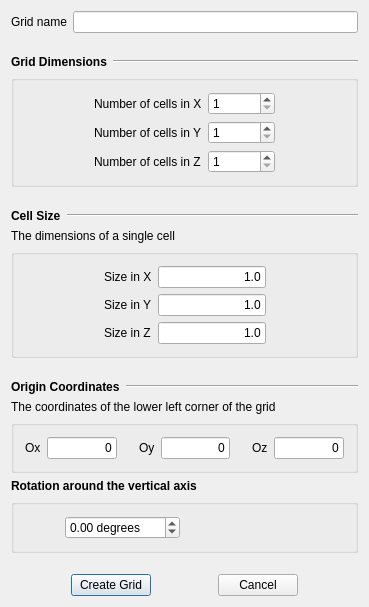
<?xml version="1.0" encoding="UTF-8"?>
<ui version="4.0">
 <class>NewCartesianGridDialogBase</class>
 <widget class="QDialog" name="NewCartesianGridDialogBase">
  <property name="geometry">
   <rect>
    <x>0</x>
    <y>0</y>
    <width>369</width>
    <height>607</height>
   </rect>
  </property>
  <property name="windowTitle">
   <string>Form1</string>
  </property>
  <layout class="QVBoxLayout" name="verticalLayout">
   <item>
    <layout class="QHBoxLayout">
     <property name="spacing">
      <number>6</number>
     </property>
     <property name="margin">
      <number>0</number>
     </property>
     <item>
      <widget class="QLabel" name="TextLabel4_4">
       <property name="sizePolicy">
        <sizepolicy hsizetype="Fixed" vsizetype="Preferred">
         <horstretch>0</horstretch>
         <verstretch>0</verstretch>
        </sizepolicy>
       </property>
       <property name="text">
        <string>Grid name</string>
       </property>
       <property name="wordWrap">
        <bool>false</bool>
       </property>
      </widget>
     </item>
     <item>
      <widget class="QLineEdit" name="name_">
       <property name="toolTip">
        <string>name of new grid</string>
       </property>
      </widget>
     </item>
    </layout>
   </item>
   <item>
    <spacer name="Spacer6">
     <property name="orientation">
      <enum>Qt::Vertical</enum>
     </property>
     <property name="sizeType">
      <enum>QSizePolicy::Fixed</enum>
     </property>
     <property name="sizeHint" stdset="0">
      <size>
       <width>20</width>
       <height>16</height>
      </size>
     </property>
    </spacer>
   </item>
   <item>
    <layout class="QHBoxLayout">
     <property name="spacing">
      <number>6</number>
     </property>
     <property name="margin">
      <number>0</number>
     </property>
     <item>
      <widget class="QLabel" name="TextLabel1">
       <property name="sizePolicy">
        <sizepolicy hsizetype="Fixed" vsizetype="Fixed">
         <horstretch>0</horstretch>
         <verstretch>0</verstretch>
        </sizepolicy>
       </property>
       <property name="font">
        <font>
         <weight>75</weight>
         <bold>true</bold>
        </font>
       </property>
       <property name="text">
        <string>Grid Dimensions</string>
       </property>
       <property name="wordWrap">
        <bool>false</bool>
       </property>
      </widget>
     </item>
     <item>
      <widget class="Line" name="Line1">
       <property name="sizePolicy">
        <sizepolicy hsizetype="Minimum" vsizetype="Fixed">
         <horstretch>0</horstretch>
         <verstretch>0</verstretch>
        </sizepolicy>
       </property>
       <property name="frameShape">
        <enum>QFrame::HLine</enum>
       </property>
       <property name="frameShadow">
        <enum>QFrame::Sunken</enum>
       </property>
      </widget>
     </item>
    </layout>
   </item>
   <item>
    <widget class="QGroupBox" name="GroupBox1">
     <property name="maximumSize">
      <size>
       <width>32767</width>
       <height>120</height>
      </size>
     </property>
     <property name="title">
      <string/>
     </property>
     <layout class="QHBoxLayout">
      <property name="spacing">
       <number>6</number>
      </property>
      <property name="margin">
       <number>11</number>
      </property>
      <item>
       <spacer name="Spacer9">
        <property name="orientation">
         <enum>Qt::Horizontal</enum>
        </property>
        <property name="sizeType">
         <enum>QSizePolicy::Expanding</enum>
        </property>
        <property name="sizeHint" stdset="0">
         <size>
          <width>20</width>
          <height>0</height>
         </size>
        </property>
       </spacer>
      </item>
      <item>
       <layout class="QGridLayout">
        <property name="margin">
         <number>0</number>
        </property>
        <property name="spacing">
         <number>6</number>
        </property>
        <item row="0" column="0">
         <widget class="QLabel" name="TextLabel4">
          <property name="sizePolicy">
           <sizepolicy hsizetype="Fixed" vsizetype="Preferred">
            <horstretch>0</horstretch>
            <verstretch>0</verstretch>
           </sizepolicy>
          </property>
          <property name="text">
           <string>Number of cells in X</string>
          </property>
          <property name="wordWrap">
           <bool>false</bool>
          </property>
         </widget>
        </item>
        <item row="1" column="1">
         <widget class="QSpinBox" name="ny_">
          <property name="sizePolicy">
           <sizepolicy hsizetype="Maximum" vsizetype="Fixed">
            <horstretch>0</horstretch>
            <verstretch>0</verstretch>
           </sizepolicy>
          </property>
          <property name="maximumSize">
           <size>
            <width>80</width>
            <height>32767</height>
           </size>
          </property>
          <property name="minimum">
           <number>1</number>
          </property>
          <property name="maximum">
           <number>1000000000</number>
          </property>
         </widget>
        </item>
        <item row="2" column="1">
         <widget class="QSpinBox" name="nz_">
          <property name="sizePolicy">
           <sizepolicy hsizetype="Maximum" vsizetype="Fixed">
            <horstretch>0</horstretch>
            <verstretch>0</verstretch>
           </sizepolicy>
          </property>
          <property name="maximumSize">
           <size>
            <width>80</width>
            <height>32767</height>
           </size>
          </property>
          <property name="minimum">
           <number>1</number>
          </property>
          <property name="maximum">
           <number>1000000000</number>
          </property>
         </widget>
        </item>
        <item row="1" column="0">
         <widget class="QLabel" name="TextLabel4_2">
          <property name="sizePolicy">
           <sizepolicy hsizetype="Fixed" vsizetype="Preferred">
            <horstretch>0</horstretch>
            <verstretch>0</verstretch>
           </sizepolicy>
          </property>
          <property name="text">
           <string>Number of cells in Y</string>
          </property>
          <property name="wordWrap">
           <bool>false</bool>
          </property>
         </widget>
        </item>
        <item row="0" column="1">
         <widget class="QSpinBox" name="nx_">
          <property name="sizePolicy">
           <sizepolicy hsizetype="Maximum" vsizetype="Fixed">
            <horstretch>0</horstretch>
            <verstretch>0</verstretch>
           </sizepolicy>
          </property>
          <property name="maximumSize">
           <size>
            <width>80</width>
            <height>32767</height>
           </size>
          </property>
          <property name="minimum">
           <number>1</number>
          </property>
          <property name="maximum">
           <number>100000000</number>
          </property>
         </widget>
        </item>
        <item row="2" column="0">
         <widget class="QLabel" name="TextLabel4_3">
          <property name="sizePolicy">
           <sizepolicy hsizetype="Fixed" vsizetype="Preferred">
            <horstretch>0</horstretch>
            <verstretch>0</verstretch>
           </sizepolicy>
          </property>
          <property name="text">
           <string>Number of cells in Z</string>
          </property>
          <property name="wordWrap">
           <bool>false</bool>
          </property>
         </widget>
        </item>
       </layout>
      </item>
      <item>
       <spacer name="Spacer8">
        <property name="orientation">
         <enum>Qt::Horizontal</enum>
        </property>
        <property name="sizeType">
         <enum>QSizePolicy::Expanding</enum>
        </property>
        <property name="sizeHint" stdset="0">
         <size>
          <width>20</width>
          <height>0</height>
         </size>
        </property>
       </spacer>
      </item>
     </layout>
    </widget>
   </item>
   <item>
    <spacer name="Spacer14_2">
     <property name="orientation">
      <enum>Qt::Vertical</enum>
     </property>
     <property name="sizeType">
      <enum>QSizePolicy::Fixed</enum>
     </property>
     <property name="sizeHint" stdset="0">
      <size>
       <width>20</width>
       <height>16</height>
      </size>
     </property>
    </spacer>
   </item>
   <item>
    <layout class="QHBoxLayout">
     <property name="spacing">
      <number>6</number>
     </property>
     <property name="margin">
      <number>0</number>
     </property>
     <item>
      <widget class="QLabel" name="TextLabel1_2">
       <property name="sizePolicy">
        <sizepolicy hsizetype="Fixed" vsizetype="Fixed">
         <horstretch>0</horstretch>
         <verstretch>0</verstretch>
        </sizepolicy>
       </property>
       <property name="font">
        <font>
         <weight>75</weight>
         <bold>true</bold>
        </font>
       </property>
       <property name="text">
        <string>Cell Size</string>
       </property>
       <property name="wordWrap">
        <bool>false</bool>
       </property>
      </widget>
     </item>
     <item>
      <widget class="Line" name="Line1_2">
       <property name="sizePolicy">
        <sizepolicy hsizetype="Minimum" vsizetype="Fixed">
         <horstretch>0</horstretch>
         <verstretch>0</verstretch>
        </sizepolicy>
       </property>
       <property name="frameShape">
        <enum>QFrame::HLine</enum>
       </property>
       <property name="frameShadow">
        <enum>QFrame::Sunken</enum>
       </property>
      </widget>
     </item>
    </layout>
   </item>
   <item>
    <widget class="QLabel" name="TextLabel2_2">
     <property name="text">
      <string>The dimensions of a single cell</string>
     </property>
     <property name="wordWrap">
      <bool>false</bool>
     </property>
    </widget>
   </item>
   <item>
    <widget class="QGroupBox" name="GroupBox1_2">
     <property name="maximumSize">
      <size>
       <width>32767</width>
       <height>120</height>
      </size>
     </property>
     <property name="title">
      <string/>
     </property>
     <layout class="QHBoxLayout">
      <property name="spacing">
       <number>6</number>
      </property>
      <property name="margin">
       <number>11</number>
      </property>
      <item>
       <spacer name="Spacer9_2">
        <property name="orientation">
         <enum>Qt::Horizontal</enum>
        </property>
        <property name="sizeType">
         <enum>QSizePolicy::Expanding</enum>
        </property>
        <property name="sizeHint" stdset="0">
         <size>
          <width>20</width>
          <height>0</height>
         </size>
        </property>
       </spacer>
      </item>
      <item>
       <layout class="QGridLayout">
        <property name="margin">
         <number>0</number>
        </property>
        <property name="spacing">
         <number>6</number>
        </property>
        <item row="0" column="1">
         <widget class="QLineEdit" name="x_size_">
          <property name="text">
           <string>1.0</string>
          </property>
          <property name="alignment">
           <set>Qt::AlignRight</set>
          </property>
         </widget>
        </item>
        <item row="1" column="1">
         <widget class="QLineEdit" name="y_size_">
          <property name="text">
           <string>1.0</string>
          </property>
          <property name="alignment">
           <set>Qt::AlignRight</set>
          </property>
         </widget>
        </item>
        <item row="2" column="1">
         <widget class="QLineEdit" name="z_size_">
          <property name="text">
           <string>1.0</string>
          </property>
          <property name="alignment">
           <set>Qt::AlignRight</set>
          </property>
         </widget>
        </item>
        <item row="0" column="0">
         <widget class="QLabel" name="TextLabel4_5">
          <property name="sizePolicy">
           <sizepolicy hsizetype="Fixed" vsizetype="Preferred">
            <horstretch>0</horstretch>
            <verstretch>0</verstretch>
           </sizepolicy>
          </property>
          <property name="text">
           <string>Size in X</string>
          </property>
          <property name="wordWrap">
           <bool>false</bool>
          </property>
         </widget>
        </item>
        <item row="1" column="0">
         <widget class="QLabel" name="TextLabel4_2_2">
          <property name="sizePolicy">
           <sizepolicy hsizetype="Fixed" vsizetype="Preferred">
            <horstretch>0</horstretch>
            <verstretch>0</verstretch>
           </sizepolicy>
          </property>
          <property name="text">
           <string>Size in Y</string>
          </property>
          <property name="wordWrap">
           <bool>false</bool>
          </property>
         </widget>
        </item>
        <item row="2" column="0">
         <widget class="QLabel" name="TextLabel4_3_2">
          <property name="sizePolicy">
           <sizepolicy hsizetype="Fixed" vsizetype="Preferred">
            <horstretch>0</horstretch>
            <verstretch>0</verstretch>
           </sizepolicy>
          </property>
          <property name="text">
           <string>Size in Z</string>
          </property>
          <property name="wordWrap">
           <bool>false</bool>
          </property>
         </widget>
        </item>
       </layout>
      </item>
      <item>
       <spacer name="Spacer8_2">
        <property name="orientation">
         <enum>Qt::Horizontal</enum>
        </property>
        <property name="sizeType">
         <enum>QSizePolicy::Expanding</enum>
        </property>
        <property name="sizeHint" stdset="0">
         <size>
          <width>20</width>
          <height>0</height>
         </size>
        </property>
       </spacer>
      </item>
     </layout>
    </widget>
   </item>
   <item>
    <spacer name="Spacer14">
     <property name="orientation">
      <enum>Qt::Vertical</enum>
     </property>
     <property name="sizeType">
      <enum>QSizePolicy::Fixed</enum>
     </property>
     <property name="sizeHint" stdset="0">
      <size>
       <width>20</width>
       <height>16</height>
      </size>
     </property>
    </spacer>
   </item>
   <item>
    <layout class="QHBoxLayout">
     <property name="spacing">
      <number>6</number>
     </property>
     <property name="margin">
      <number>0</number>
     </property>
     <item>
      <widget class="QLabel" name="TextLabel1_2_2">
       <property name="sizePolicy">
        <sizepolicy hsizetype="Fixed" vsizetype="Fixed">
         <horstretch>0</horstretch>
         <verstretch>0</verstretch>
        </sizepolicy>
       </property>
       <property name="font">
        <font>
         <weight>75</weight>
         <bold>true</bold>
        </font>
       </property>
       <property name="text">
        <string>Origin Coordinates</string>
       </property>
       <property name="wordWrap">
        <bool>false</bool>
       </property>
      </widget>
     </item>
     <item>
      <widget class="Line" name="Line1_2_2">
       <property name="sizePolicy">
        <sizepolicy hsizetype="Minimum" vsizetype="Fixed">
         <horstretch>0</horstretch>
         <verstretch>0</verstretch>
        </sizepolicy>
       </property>
       <property name="frameShape">
        <enum>QFrame::HLine</enum>
       </property>
       <property name="frameShadow">
        <enum>QFrame::Sunken</enum>
       </property>
      </widget>
     </item>
    </layout>
   </item>
   <item>
    <widget class="QLabel" name="TextLabel2">
     <property name="text">
      <string>The coordinates of the lower left corner of the grid</string>
     </property>
     <property name="wordWrap">
      <bool>false</bool>
     </property>
    </widget>
   </item>
   <item>
    <widget class="QGroupBox" name="GroupBox1_2_2">
     <property name="maximumSize">
      <size>
       <width>32767</width>
       <height>120</height>
      </size>
     </property>
     <property name="title">
      <string/>
     </property>
     <layout class="QHBoxLayout">
      <property name="spacing">
       <number>6</number>
      </property>
      <property name="margin">
       <number>11</number>
      </property>
      <item>
       <layout class="QHBoxLayout">
        <property name="spacing">
         <number>6</number>
        </property>
        <property name="margin">
         <number>0</number>
        </property>
        <item>
         <spacer name="Spacer10_2_2_2">
          <property name="orientation">
           <enum>Qt::Horizontal</enum>
          </property>
          <property name="sizeType">
           <enum>QSizePolicy::Expanding</enum>
          </property>
          <property name="sizeHint" stdset="0">
           <size>
            <width>20</width>
            <height>0</height>
           </size>
          </property>
         </spacer>
        </item>
        <item>
         <widget class="QLabel" name="TextLabel4_5_2">
          <property name="sizePolicy">
           <sizepolicy hsizetype="Fixed" vsizetype="Preferred">
            <horstretch>0</horstretch>
            <verstretch>0</verstretch>
           </sizepolicy>
          </property>
          <property name="text">
           <string>Ox</string>
          </property>
          <property name="wordWrap">
           <bool>false</bool>
          </property>
         </widget>
        </item>
        <item>
         <widget class="QLineEdit" name="xmn_">
          <property name="text">
           <string>0</string>
          </property>
          <property name="alignment">
           <set>Qt::AlignRight</set>
          </property>
         </widget>
        </item>
        <item>
         <spacer name="Spacer10_2">
          <property name="orientation">
           <enum>Qt::Horizontal</enum>
          </property>
          <property name="sizeType">
           <enum>QSizePolicy::Fixed</enum>
          </property>
          <property name="sizeHint" stdset="0">
           <size>
            <width>16</width>
            <height>21</height>
           </size>
          </property>
         </spacer>
        </item>
        <item>
         <widget class="QLabel" name="TextLabel4_5_2_2">
          <property name="sizePolicy">
           <sizepolicy hsizetype="Fixed" vsizetype="Preferred">
            <horstretch>0</horstretch>
            <verstretch>0</verstretch>
           </sizepolicy>
          </property>
          <property name="text">
           <string>Oy</string>
          </property>
          <property name="wordWrap">
           <bool>false</bool>
          </property>
         </widget>
        </item>
        <item>
         <widget class="QLineEdit" name="ymn_">
          <property name="text">
           <string>0</string>
          </property>
          <property name="alignment">
           <set>Qt::AlignRight</set>
          </property>
         </widget>
        </item>
        <item>
         <spacer name="Spacer10_2_2">
          <property name="orientation">
           <enum>Qt::Horizontal</enum>
          </property>
          <property name="sizeType">
           <enum>QSizePolicy::Fixed</enum>
          </property>
          <property name="sizeHint" stdset="0">
           <size>
            <width>16</width>
            <height>20</height>
           </size>
          </property>
         </spacer>
        </item>
        <item>
         <widget class="QLabel" name="TextLabel4_5_2_2_2">
          <property name="sizePolicy">
           <sizepolicy hsizetype="Fixed" vsizetype="Preferred">
            <horstretch>0</horstretch>
            <verstretch>0</verstretch>
           </sizepolicy>
          </property>
          <property name="text">
           <string>Oz</string>
          </property>
          <property name="wordWrap">
           <bool>false</bool>
          </property>
         </widget>
        </item>
        <item>
         <widget class="QLineEdit" name="zmn_">
          <property name="text">
           <string>0</string>
          </property>
          <property name="alignment">
           <set>Qt::AlignRight</set>
          </property>
         </widget>
        </item>
        <item>
         <spacer name="Spacer13">
          <property name="orientation">
           <enum>Qt::Horizontal</enum>
          </property>
          <property name="sizeType">
           <enum>QSizePolicy::Expanding</enum>
          </property>
          <property name="sizeHint" stdset="0">
           <size>
            <width>20</width>
            <height>0</height>
           </size>
          </property>
         </spacer>
        </item>
       </layout>
      </item>
     </layout>
    </widget>
   </item>
   <item>
    <widget class="QLabel" name="TextLabel1_2_3">
     <property name="sizePolicy">
      <sizepolicy hsizetype="Fixed" vsizetype="Fixed">
       <horstretch>0</horstretch>
       <verstretch>0</verstretch>
      </sizepolicy>
     </property>
     <property name="font">
      <font>
       <weight>75</weight>
       <bold>true</bold>
      </font>
     </property>
     <property name="text">
      <string>Rotation around the vertical axis</string>
     </property>
     <property name="wordWrap">
      <bool>false</bool>
     </property>
    </widget>
   </item>
   <item>
    <widget class="QGroupBox" name="groupBox">
     <property name="title">
      <string/>
     </property>
     <layout class="QHBoxLayout" name="horizontalLayout">
      <item>
       <spacer name="horizontalSpacer_2">
        <property name="orientation">
         <enum>Qt::Horizontal</enum>
        </property>
        <property name="sizeHint" stdset="0">
         <size>
          <width>44</width>
          <height>20</height>
         </size>
        </property>
       </spacer>
      </item>
      <item>
       <widget class="QDoubleSpinBox" name="rotation_z_angle_">
        <property name="suffix">
         <string> degrees</string>
        </property>
        <property name="minimum">
         <double>-180.000000000000000</double>
        </property>
        <property name="maximum">
         <double>180.000000000000000</double>
        </property>
       </widget>
      </item>
      <item>
       <spacer name="horizontalSpacer">
        <property name="orientation">
         <enum>Qt::Horizontal</enum>
        </property>
        <property name="sizeHint" stdset="0">
         <size>
          <width>168</width>
          <height>20</height>
         </size>
        </property>
       </spacer>
      </item>
     </layout>
    </widget>
   </item>
   <item>
    <spacer name="verticalSpacer">
     <property name="orientation">
      <enum>Qt::Vertical</enum>
     </property>
     <property name="sizeHint" stdset="0">
      <size>
       <width>20</width>
       <height>31</height>
      </size>
     </property>
    </spacer>
   </item>
   <item>
    <layout class="QHBoxLayout">
     <property name="spacing">
      <number>6</number>
     </property>
     <property name="margin">
      <number>0</number>
     </property>
     <item>
      <spacer name="Spacer26">
       <property name="orientation">
        <enum>Qt::Horizontal</enum>
       </property>
       <property name="sizeType">
        <enum>QSizePolicy::Expanding</enum>
       </property>
       <property name="sizeHint" stdset="0">
        <size>
         <width>31</width>
         <height>0</height>
        </size>
       </property>
      </spacer>
     </item>
     <item>
      <widget class="QPushButton" name="ok_button_">
       <property name="text">
        <string>Create Grid</string>
       </property>
      </widget>
     </item>
     <item>
      <spacer name="Spacer27">
       <property name="orientation">
        <enum>Qt::Horizontal</enum>
       </property>
       <property name="sizeType">
        <enum>QSizePolicy::Expanding</enum>
       </property>
       <property name="sizeHint" stdset="0">
        <size>
         <width>21</width>
         <height>0</height>
        </size>
       </property>
      </spacer>
     </item>
     <item>
      <widget class="QPushButton" name="cancel_button_">
       <property name="text">
        <string>Cancel</string>
       </property>
      </widget>
     </item>
     <item>
      <spacer name="Spacer28">
       <property name="orientation">
        <enum>Qt::Horizontal</enum>
       </property>
       <property name="sizeType">
        <enum>QSizePolicy::Expanding</enum>
       </property>
       <property name="sizeHint" stdset="0">
        <size>
         <width>41</width>
         <height>0</height>
        </size>
       </property>
      </spacer>
     </item>
    </layout>
   </item>
  </layout>
 </widget>
 <layoutdefault spacing="6" margin="11"/>
 <tabstops>
  <tabstop>name_</tabstop>
  <tabstop>nx_</tabstop>
  <tabstop>ny_</tabstop>
  <tabstop>nz_</tabstop>
  <tabstop>x_size_</tabstop>
  <tabstop>y_size_</tabstop>
  <tabstop>z_size_</tabstop>
  <tabstop>xmn_</tabstop>
  <tabstop>ymn_</tabstop>
  <tabstop>zmn_</tabstop>
  <tabstop>ok_button_</tabstop>
  <tabstop>cancel_button_</tabstop>
 </tabstops>
 <resources/>
 <connections/>
</ui>
